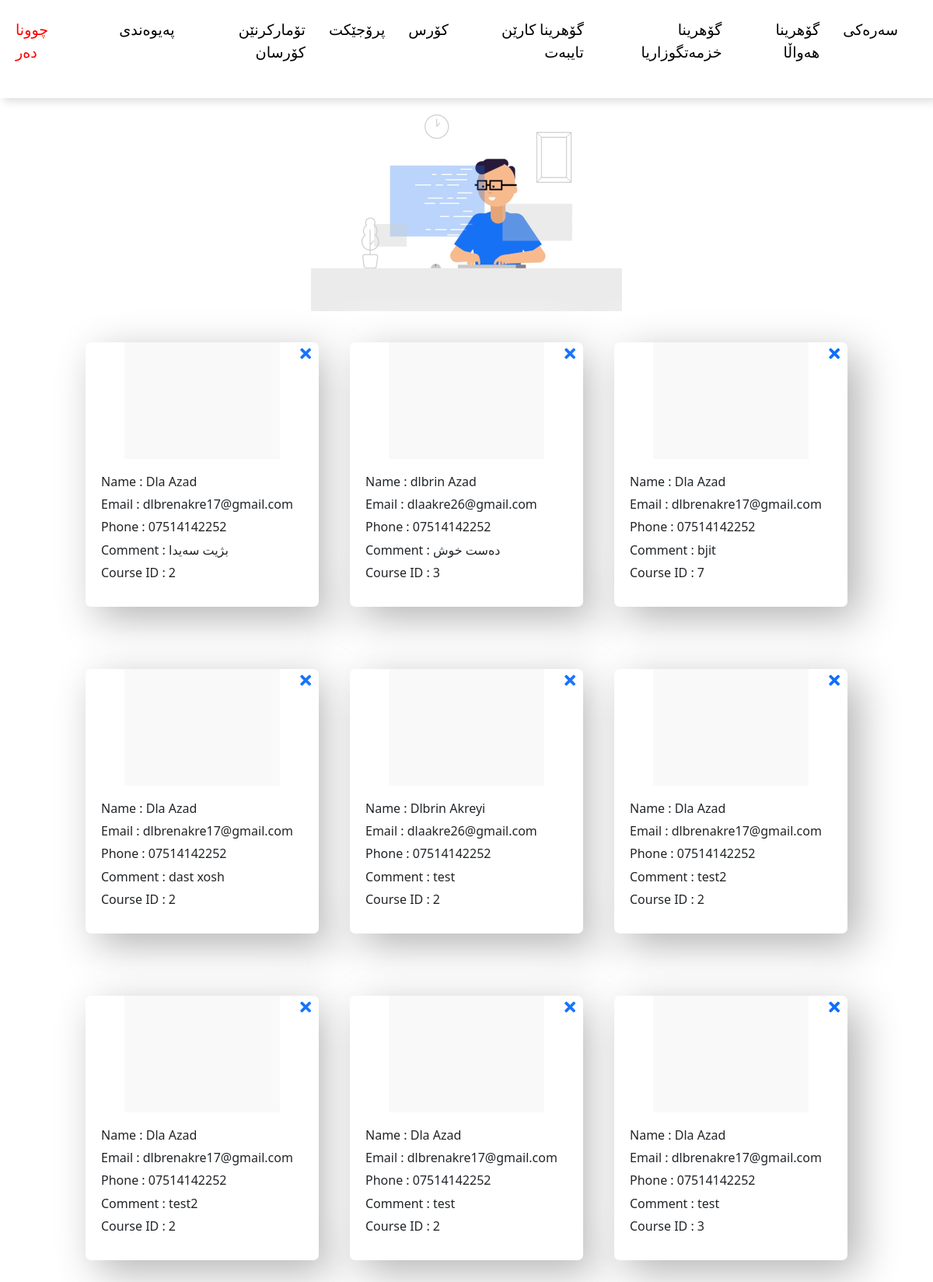
Screenshot of /admin/courses_register.php (signed in) with the database file from the repository.
### tables this page shows
CREATE TABLE `user_courses_register` (
  `id` int(11) NOT NULL,
  `name` varchar(255) NOT NULL,
  `email` varchar(255) NOT NULL,
  `phone` varchar(30) NOT NULL,
  `comment` mediumtext NOT NULL,
  `course_id` varchar(255) NOT NULL
);

### admin/courses_register.php (the view, shortened to what this page needs)
<?php include 'includes/nav.php' ?>
<center>
	<div class="course-register">
		<img src="assets/img/register-course.jpg">
		<div class="course-register-card">
			<?php
	        $query = mysqli_query($db , "SELECT * FROM `user_courses_register`");
	        while($row = mysqli_fetch_assoc($query)){ ?>
	        	<div class="user-card">
	        		<center><img src="assets/img/user-register.gif"></center>
	        		<h1>Name : <?php echo $row['name'];?></h1>
	        		<h1>Email : <?php echo $row['email'];?></h1>
	        		<h1>Phone : <?php echo $row['phone'];?></h1>
	        		<h1>Comment : <?php echo $row['comment'];?></h1>
	        		<h1>Course ID : <?php echo $row['course_id'];?></h1>
	        		<a href="courses_register.php?delete=<?php echo $row['id'];?>">
	        			<i class="fas fa-times"></i>
	        		</a>
	        	</div>
	        <?php } ?>
		</div>
	</div>
</center>

### admin/includes/nav.php (shortened to what this page needs)
<!DOCTYPE html>
<html>
<head>
    <link rel="stylesheet" type="text/css" href="assets/css/admin.css">
    <link rel="stylesheet" href="https://pro.fontawesome.com/releases/v5.10.0/css/all.css" />
    <link href="https://cdn.jsdelivr.net/npm/bootstrap@5.0.0-beta3/dist/css/bootstrap.min.css" rel="stylesheet">
</head>
<body>
    <nav>
        <div class="out">
            <a href="?logout" style="color: red;">چوونا دەر</a>
        </div>
        <ul class="mainMenu">
            <li><a href="home.php">سەرەکی</a></li>
            <li><a href="edit_news.php">گۆهرینا هەواڵا</a></li>
            <li><a href="edit_service.php">گۆهرینا خزمەتگوزاریا</a></li>
            <li><a href="edit_coustom_app.php">گۆهرینا کارێن تایبەت</a></li>
            <li><a href="edit_courses.php">کۆرس</a></li>
            <li><a href="edit_projects.php">پرۆجێکت</a></li>
            <li><a href="courses_register.php">تۆمارکرنێن کۆرسان</a></li>
            <li><a href="contact_msg.php">پەیوەندی</a></li>
        </ul>
    </nav>
</body>
</html>

### admin/assets/css/admin.css (style rules this page uses)
* { padding: 0; margin: 0; }
html { scroll-behavior: smooth; }
body { margin: 0; padding: 0; height: 100%; width: 100%; }
.course-register img { margin-top: 100px; width: 400px; }
.course-register-card { width: 100%; display: flex; flex-wrap: wrap; justify-content: center; align-items: center; }
.user-card { width: 300px; height: 340px; border-radius: 7px; background: #ffffff; box-shadow: 15px 15px 53px #b3b3b3, -15px -15px 53px #ffffff; margin: 40px 20px; position: relative; }
.user-card img { width: 200px; margin: 0; margin-bottom: 10px; }
.user-card h1 { text-align: left; margin: 10px 20px; font-size: 16px; }
.user-card a { position: absolute; top: 0; right: 0; margin: 0 10px; font-size: 20px; }
nav { color: black; display: flex; position: fixed; justify-content: space-between; z-index: 100; width: 100%; font-weight: normal; border-bottom: 2px solid white; box-shadow: 5px 5px 10px #e0e0e0, -5px -5px 10px #ffffff; position: absolute; top: 0; }
nav .out a { display: inline-block; padding: 25px 20px; text-decoration: none; color: black; text-transform: uppercase; font-size: 1.2rem; font-family: "shasenem-kurd"; font-weight: normal; }
nav .mainMenu { display: flex; list-style: none; padding: 10px 30px; direction: rtl; }
nav .mainMenu li a { display: inline-block; padding: 15px; text-decoration: none; color: black; text-transform: uppercase; font-size: 1.2rem; font-weight: bold; direction: rtl; font-family: "shasenem-kurd"; font-weight: normal; }

### rows the page displays
user_courses_register: name "Dla Azad", email "dlbrenakre17@gmail.com", phone "07514142252", comment "بژیت سەیدا", course "2"
user_courses_register: name "dlbrin Azad", email "dlaakre26@gmail.com", phone "07514142252", comment "دەست خوش", course "3"
user_courses_register: name "Dla Azad", email "dlbrenakre17@gmail.com", phone "07514142252", comment "bjit", course "7"
user_courses_register: name "Dla Azad", email "dlbrenakre17@gmail.com", phone "07514142252", comment "dast xosh", course "2"
user_courses_register: name "Dlbrin Akreyi", email "dlaakre26@gmail.com", phone "07514142252", comment "test", course "2"
user_courses_register: name "Dla Azad", email "dlbrenakre17@gmail.com", phone "07514142252", comment "test2", course "2"
user_courses_register: name "Dla Azad", email "dlbrenakre17@gmail.com", phone "07514142252", comment "test2", course "2"
user_courses_register: name "Dla Azad", email "dlbrenakre17@gmail.com", phone "07514142252", comment "test", course "2"
user_courses_register: name "Dla Azad", email "dlbrenakre17@gmail.com", phone "07514142252", comment "test", course "3"
